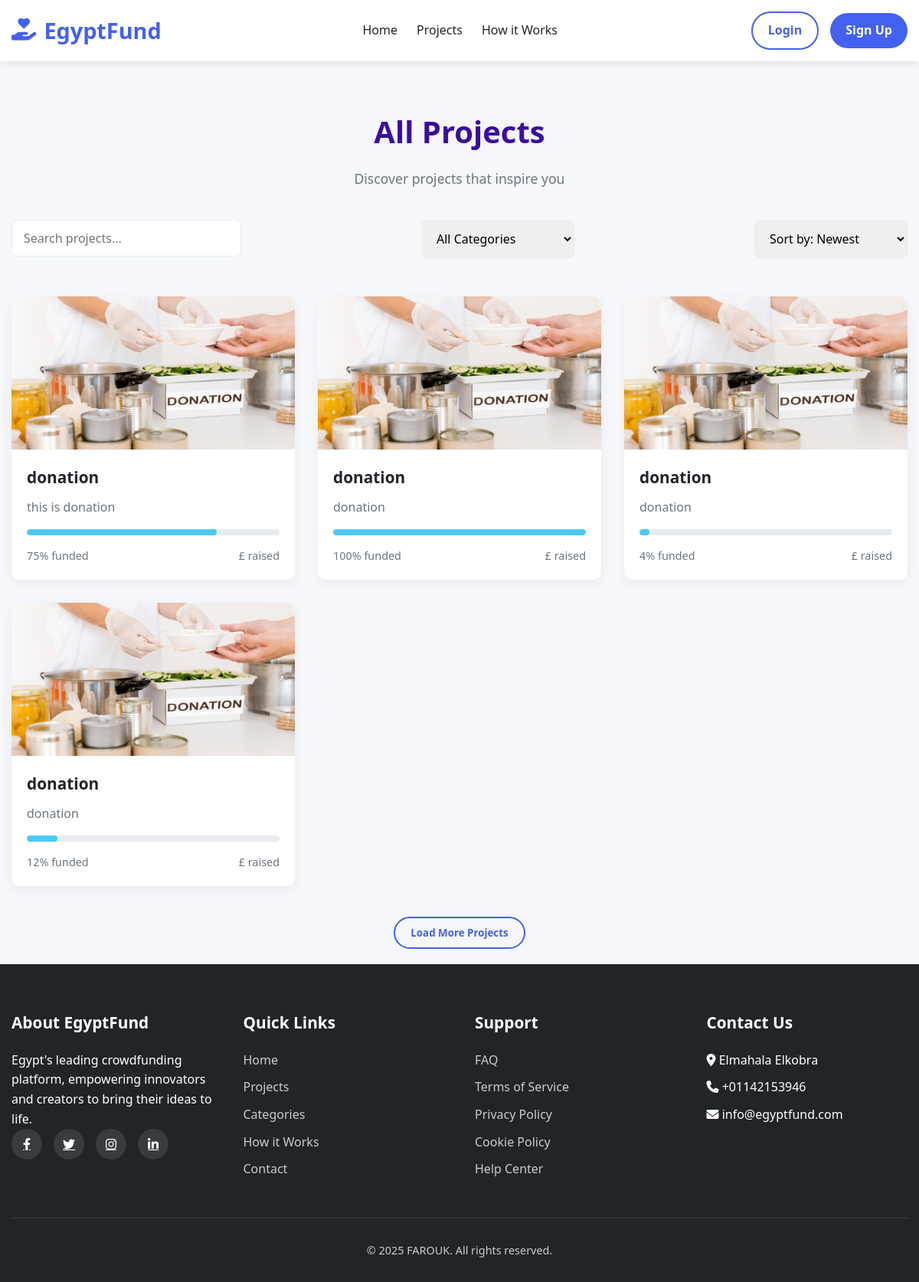
The page /projects/ on the database as committed earlier.
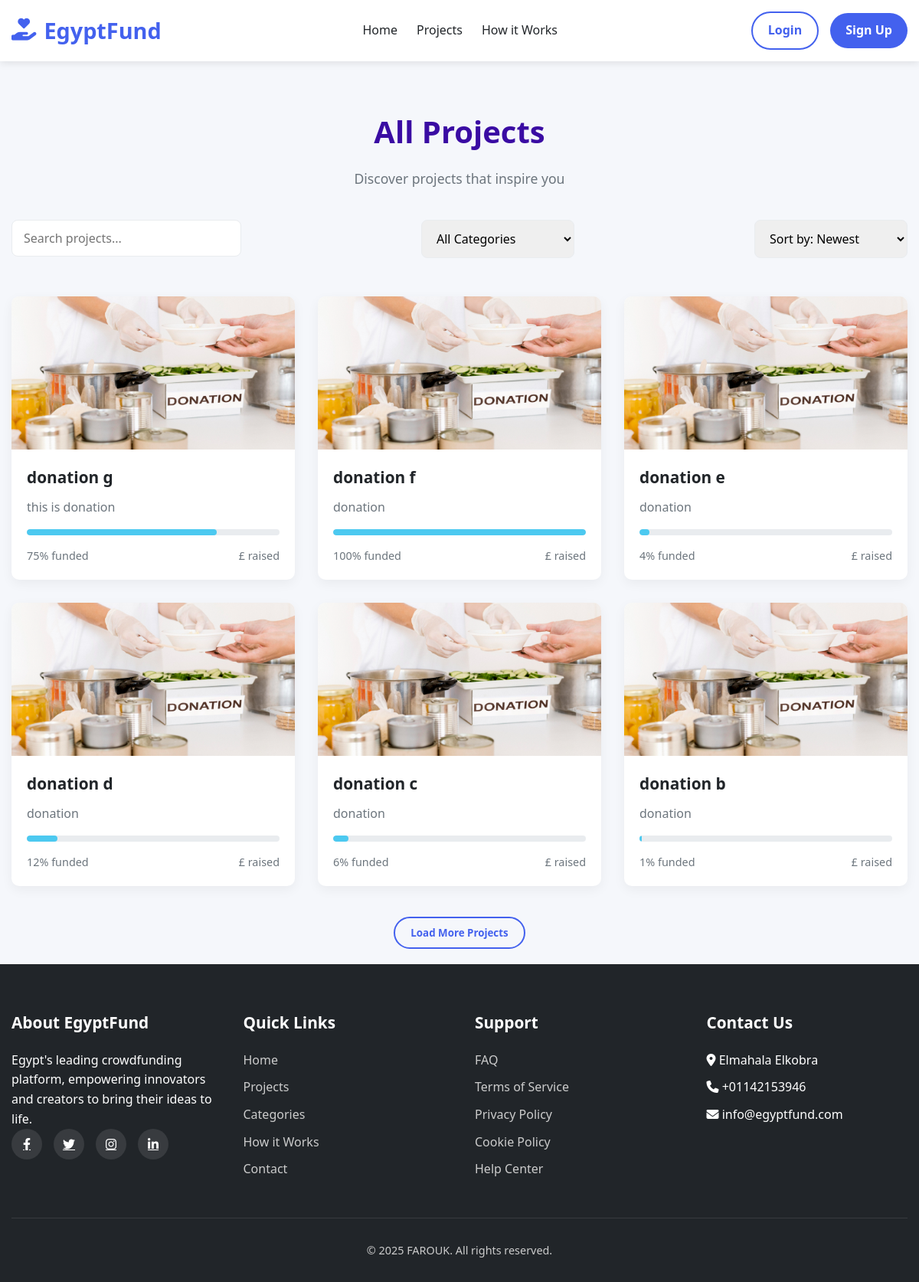
The same page on the database as committed later.
### pages/models.py (models this page shows, shortened)
class Projects(models.Model):
    title = models.CharField(max_length=100)
    description = models.TextField()
    image = models.ImageField(upload_to='projects/%Y/%m/%d/')
    funded_amount = models.DecimalField(max_digits=10, decimal_places=2)
    donatuion_amount = models.DecimalField(max_digits=10, decimal_places=2)
    donors = models.IntegerField()
    days_left = models.IntegerField()
    about_project = models.TextField()
    amount_goal = models.DecimalField(max_digits=10, decimal_places=2)
    start_date = models.DateField(auto_now_add=True)
    end_date = models.DateField(blank=True, null=True)
    category = models.ForeignKey('Categories', on_delete=models.CASCADE, related_name='projects')
    slug = models.SlugField(null=True, blank=True)
    class Meta:
        verbose_name = 'Project'
        verbose_name_plural = 'Projects'

### pages/views.py (the view)
# urls.py: path('projects/', views.projects, name='projects'),
def projects(request):
    context = {
        'projects': Projects.objects.all(),
        'categories': Categories.objects.all()
    }
    return render(request, 'pages/projects.html', context)

### templates/pages/projects.html (shortened to what this page needs)
{% extends "base.html" %}
{% block content %}
    <div id="projects" class="page">
        <div class="container">
            <div class="section-title">
                <h2>All Projects</h2>
                <p>Discover projects that inspire you</p>
            </div>
            <div style="display: flex; justify-content: space-between; margin-bottom: 30px;">
                <div style="flex: 1; max-width: 300px;">
                    <div class="form-group">
                        <input type="text" class="form-control" placeholder="Search projects...">
                    </div>
                </div>
                <div style="flex: 1; max-width: 200px;">
                    <div class="form-group">
                        <select class="form-control">
                            <option>All Categories</option>
                        </select>
                    </div>
                </div>
                <div style="flex: 1; max-width: 200px;">
                    <div class="form-group">
                        <select class="form-control">
                            <option>Sort by: Newest</option>
                        </select>
                    </div>
                </div>
            </div>
            <div class="projects-grid">
                {% for project in projects %}
                <div class="card project-card" style="{% if forloop.counter > 6 %}display:none;{% endif %}">
                    <div class="project-image">
                        <a href="{% url "project_detail" project.slug %}">
                            <img src="{{ project.image.url }}" alt="Project Image">
                        </a>
                    </div>
                    <div class="project-content">
                        <h3 class="project-title">{{ project.title }}</h3>
                        <p class="project-description">{{ project.description }}</p>
                        <div class="project-progress">
                            <div class="progress-bar" style="width: {{  project.funded_amount|floatformat:0 }}%;"></div>
                        </div>
                        <div class="project-details">
                            <span>{{ project.funded_amount|floatformat:0 }}% funded</span>
                            <span>£{{ project.donation_amount|floatformat:0 }} raised</span>
                        </div>
                    </div>
                </div>
                {% endfor %}
            </div>
            <div style="text-align: center; margin-top: 40px;">
                <button class="btn btn-outline" id="viewAllBtn">Load More Projects</button>
            </div>
        </div>
    </div>
</body>
</html>
{% endblock content %}

### templates/base.html
{% include "parts/navbar.html" %}
{% block content %}
{% endblock content %}
{% include "parts/footer.html" %}

### templates/parts/navbar.html (shortened to what this page needs)
{% load static %}
<!DOCTYPE html>
<html lang="en">
<head>
    <link rel="stylesheet" href="https://cdnjs.cloudflare.com/ajax/libs/font-awesome/6.4.0/css/all.min.css">
    <link rel="stylesheet" href="{% static "css/style.css" %}">
<body>
    <header>
        <div class="container">
            <nav class="navbar">
                <a href="{% url "index" %}" class="logo"><i class="fas fa-hand-holding-heart"></i>EgyptFund</a>
                <ul class="nav-links">
                    <li><a href="{% url "index" %}">Home</a></li>
                    <li><a href="{% url "projects" %}">Projects</a></li>
                    <li><a href="#">How it Works</a></li>
                </ul>
                <div class="user-actions" id="user-actions">
                    <a href="login.html" class="btn btn-outline">Login</a>
                    <a href="register.html" class="btn btn-primary">Sign Up</a>
                </div>
            </nav>
        </div>
    </header>

### templates/parts/footer.html (shortened to what this page needs)
{% load static %}
    <footer>
        <div class="container">
            <div class="footer-content">
                <div class="footer-column">
                    <h3>About EgyptFund</h3>
                    <p>Egypt's leading crowdfunding platform, empowering innovators and creators to bring their ideas to life.</p>
                    <div class="social-links">
                        <a href="#"><i class="fab fa-facebook-f"></i></a>
                        <a href="#"><i class="fab fa-twitter"></i></a>
                        <a href="#"><i class="fab fa-instagram"></i></a>
                        <a href="#"><i class="fab fa-linkedin-in"></i></a>
                    </div>
                </div>
                <div class="footer-column">
                    <h3>Quick Links</h3>
                    <ul class="footer-links">
                        <li><a href="index.html">Home</a></li>
                        <li><a href="projects.html" >Projects</a></li>
                        <li><a href="#" >Categories</a></li>
                        <li><a href="#" >How it Works</a></li>
                        <li><a href="#">Contact</a></li>
                    </ul>
                </div>
                <div class="footer-column">
                    <h3>Support</h3>
                    <ul class="footer-links">
                        <li><a href="#">FAQ</a></li>
                        <li><a href="#">Terms of Service</a></li>
                        <li><a href="#">Privacy Policy</a></li>
                        <li><a href="#">Cookie Policy</a></li>
                        <li><a href="#">Help Center</a></li>
                    </ul>
                </div>
                <div class="footer-column">
                    <h3>Contact Us</h3>
                    <ul class="footer-links">
                        <li><i class="fas fa-map-marker-alt"></i> Elmahala Elkobra</li>
                        <li><i class="fas fa-phone"></i> +01142153946</li>
                        <li><i class="fas fa-envelope"></i> info@egyptfund.com</li>
                    </ul>
                </div>
            </div>
            <div class="copyright">
                <p>&copy; 2025 FAROUK. All rights reserved.</p>
            </div>
        </div>
    </footer>
</body>
</html>

### project/static/css/style.css (style rules this page uses)
* { margin: 0; padding: 0; box-sizing: border-box; font-family: 'Segoe UI', Tahoma, Geneva, Verdana, sans-serif }
:root { --primary: #4361ee; --secondary: #3a0ca3; --accent: #f72585; --light: #f8f9fa; --dark: #212529; --success: #4cc9f0; --warning: #ffd166; --danger: #ef476f; --gray: #6c757d; --light-gray: #e9ecef; }
body { background-color: #f5f7fb; color: var(--dark); line-height: 1.6; transition: all 0.3s ease; }
.container { width: 100%; max-width: 1200px; margin: 0 auto; padding: 0 15px; }
.btn { display: inline-block; padding: 10px 20px; border-radius: 30px; text-decoration: none; font-weight: 600; cursor: pointer; transition: all 0.3s ease; border: none; }
.btn-primary { background-color: var(--primary); color: white; }
.btn-outline { background-color: transparent; border: 2px solid var(--primary); color: var(--primary); }
.card { background: white; border-radius: 10px; box-shadow: 0 5px 15px rgba(0, 0, 0, 0.05); overflow: hidden; transition: transform 0.3s ease, box-shadow 0.3s ease; }
.section-title { text-align: center; margin-bottom: 40px; color: var(--secondary); }
.section-title h2 { font-size: 2.5rem; margin-bottom: 15px; }
.section-title p { color: var(--gray); font-size: 1.1rem; }
.page { display: block; transform: translateY(20px); transition: opacity 0.5s ease, transform 0.5s ease; min-height: calc(100vh - 180px); padding: 40px 0; }
header { background-color: white; box-shadow: 0 2px 10px rgba(0, 0, 0, 0.1); position: sticky; top: 0; z-index: 1000; }
.navbar { display: flex; justify-content: space-between; align-items: center; padding: 15px 0; }
.logo { font-size: 1.8rem; font-weight: 700; color: var(--primary); text-decoration: none; display: flex; align-items: center; }
.logo i { margin-right: 10px; }
.nav-links { display: flex; list-style: none; }
.nav-links li { margin-left: 25px; }
.nav-links a { text-decoration: none; color: var(--dark); font-weight: 500; transition: color 0.3s ease; }
.user-actions { display: flex; align-items: center; }
.user-actions a { margin-left: 15px; }
.projects-grid { display: grid; grid-template-columns: repeat(auto-fit, minmax(300px, 1fr)); gap: 30px; }
.project-card { height: 100%; }
.project-image { height: 200px; overflow: hidden; }
.project-image a img { width: 100%; height: 100%; object-fit: cover; transition: transform 0.5s ease; }
.project-content { padding: 20px; }
.project-title { font-size: 1.3rem; margin-bottom: 10px; }
.project-description { color: var(--gray); margin-bottom: 15px; }
.project-progress { height: 8px; background-color: var(--light-gray); border-radius: 4px; margin-bottom: 15px; overflow: hidden; }
.progress-bar { height: 100%; background-color: var(--success); border-radius: 4px; }
.project-details { display: flex; justify-content: space-between; color: var(--gray); font-size: 0.9rem; }
.form-group { margin-bottom: 20px; }
.form-control { width: 100%; padding: 12px 15px; border: 1px solid var(--light-gray); border-radius: 8px; font-size: 1rem; transition: border-color 0.3s ease; }
footer { background-color: var(--dark); color: white; padding: 60px 0 30px; }
.footer-content { display: grid; grid-template-columns: repeat(auto-fit, minmax(250px, 1fr)); gap: 40px; margin-bottom: 40px; }
.footer-column h3 { font-size: 1.3rem; margin-bottom: 20px; }
.footer-links { list-style: none; }
.footer-links li { margin-bottom: 10px; }
.footer-links a { color: #ccc; text-decoration: none; transition: color 0.3s ease; }
.social-links { display: flex; gap: 15px; }
.social-links a { display: inline-flex; align-items: center; justify-content: center; width: 40px; height: 40px; background-color: rgba(255, 255, 255, 0.1); border-radius: 50%; color: white; transition: background-color 0.3s ease; }
.copyright { text-align: center; padding-top: 30px; border-top: 1px solid rgba(255, 255, 255, 0.1); color: #ccc; font-size: 0.9rem; }

Rows that differ between the two databases and show on the page:
changed Projects "this is donation": title "donation" → "donation g"
changed Projects: title "donation" → "donation f"
changed Projects: title "donation" → "donation e"
changed Projects: title "donation" → "donation d"
added Projects: image (picture), title "donation c", description "donation", funded_amount "6"
added Projects: image (picture), title "donation b", description "donation", funded_amount "1"
